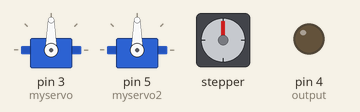
Bench run of a sketch on a simulated Arduino Uno, built with avr-gcc and run on an emulated ATmega328P. Shown: 2 × servo, stepper motor, output pins drawn as LEDs (lit = HIGH). Stepper angles assume 2048 steps per turn.

Above: at 0.1 s.
At 30.45 s:
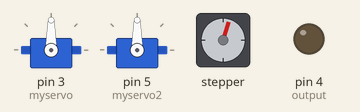
At 31.8 s:
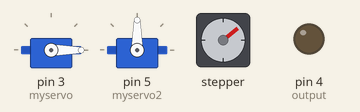
At 33.92 s:
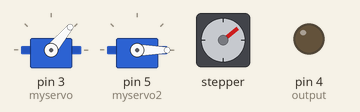
At 35.9 s:
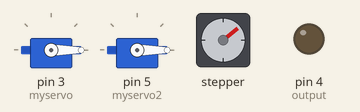
At 38.6 s:
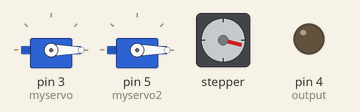
Timing chart, 0 to 40.0 s (numbered marks = the images above):
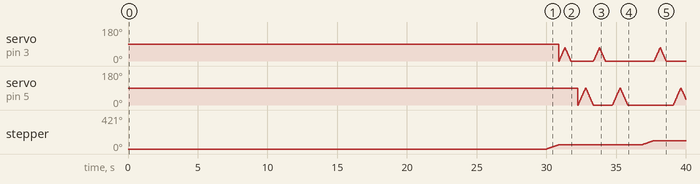

The sketch:

sutd-pillmaster-arduino.ino
```cpp
#include <Stepper.h>
#include <Servo.h>

#define FULLSTEP 4

int start = 0;
int pos1 = 0;
int pos2 = 0;
unsigned long currentTime;
unsigned long newTime = 0;
const int stepsPerRevolution = 2048;

Stepper myStepper(stepsPerRevolution, 8, 9, 10, 11);
Servo myservo;
Servo myservo2;

void setup() {
  // put your setup code here, to run once:
  pinMode(2,INPUT); //homing
  pinMode(4,OUTPUT); //output
  pinMode(6,INPUT); //a
  pinMode(7,INPUT); //b
  Serial.begin(9600);
  myservo.attach(3);
  myservo2.attach(5);
  myStepper.setSpeed(1000);
  newTime = millis();
}

void loop() {
  // put your main code here, to run repeatedly:
  currentTime = millis();
  if((currentTime - newTime) >= 30000)
  {
    newTime = currentTime;
    int A,B;
    turn(60);
    for (int j = 0; j < 2; j++)
    {
      turn1(70);
      turn1(-70);
      delay(500);
      /*
      digitalWrite(4,HIGH);
      delay(100);
      digitalWrite(4,LOW);
      A = digitalRead(6);
      B = digitalRead(7);

      while (A == B)
      {
        A = digitalRead(6);
        B = digitalRead(7);
      }

      if (!(A != 1 && B == 1))
      {
        Serial.println("error!");
      }
      */
      turn2(90);
      turn2(-90);
    }

    delay(1000);

    turn(60);
    turn1(70);
    turn1(-70);
    delay(500);
    /*
    digitalWrite(4,HIGH);
    delay(100);
    digitalWrite(4,LOW);
    A = digitalRead(6);
    B = digitalRead(7);

    while (A == B)
    {
      A = digitalRead(6);
      B = digitalRead(7);
    }

    if (!(A != 1 && B == 1))
    {
      Serial.println("error!");
    }
    */
    turn2(90);
    turn2(-90);
  }
}

void turn(int angle)
{
  int steps;
  steps = stepsPerRevolution/360*angle;
  myStepper.setSpeed(10);
  myStepper.step(steps);
}

void turn1(int angle)
{
  if (angle > 0)
  {
    for (pos1 = 0; pos1 <= angle; pos1 += 1)
    { // goes from 0 degrees to 180 degrees
      // in steps of 1 degree
      myservo.write(pos1);
      delay(6);
    }
  }

  else
  {
    for (pos1 = -angle; pos1 >= 0; pos1 -= 1)
    { // goes from 0 degrees to 180 degrees
      // in steps of 1 degree
      myservo.write(pos1);
      delay(6);             // tell servo to go to position in variable 'pos'
    }
  }
}

void turn2(int angle)
{
  if (angle > 0)
  {
    for (pos2 = 0; pos2 <= angle; pos2 += 1)
    { // goes from 0 degrees to 180 degrees
      // in steps of 1 degree
      myservo2.write(pos2);              // tell servo to go to position in variable 'pos'
      delay(6);                       // waits 15 ms for the servo to reach the position
    }
  }

  else
  {
    for (pos2 = -angle; pos2 >= 0; pos2 -= 1)
    { // goes from 0 degrees to 180 degrees
      // in steps of 1 degree
      myservo2.write(pos2);              // tell servo to go to position in variable 'pos'
      delay(6);                       // waits 15 ms for the servo to reach the position
    }
  }
}
```

Measured:
- by itself, stepper: turns 52° clockwise in 0.89 s, then 53° clockwise in 0.87 s
